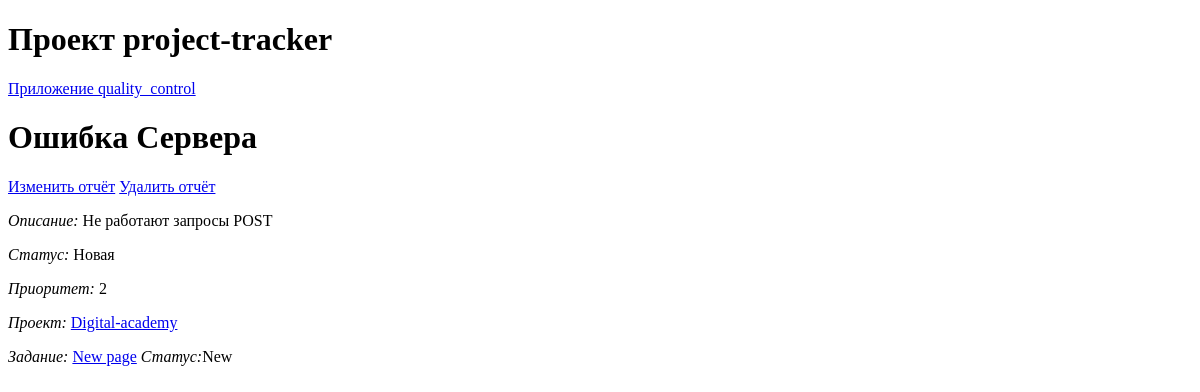
/bugs/1/, run on an earlier commit of the app's database.
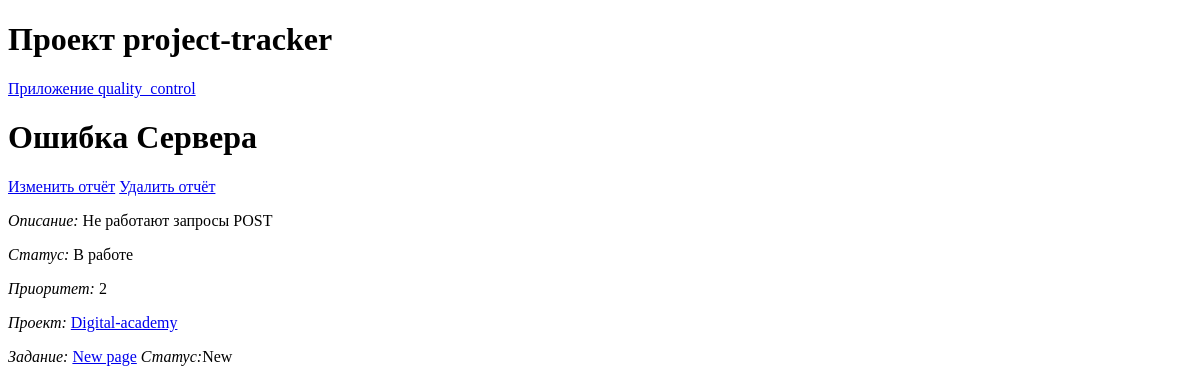
And on a later commit of the database.
### quality_control/models.py (models this page shows)
class BugReport(models.Model):
    STATUS_CHOICES = [('Новая', 'New'), ('В работе', 'In work'), ('Завершена', 'Finished'),]
    PRIORITY_CHOICES = [(1, 1), (2, 2), (3, 3), (4, 4), (5, 5)]
    title = models.CharField(max_length=100)
    description = models.TextField()
    project = models.ForeignKey(Project, related_name='BugReport', on_delete=models.CASCADE)
    task = models.ForeignKey(Task, related_name='BugReport', on_delete=models.SET_NULL, null=True, blank=True )
    status = models.CharField(max_length=50, choices=STATUS_CHOICES, default='Новая')
    priority = models.IntegerField(choices=PRIORITY_CHOICES, default=1)
    created_at = models.DateTimeField(auto_now_add=True)
    update_at = models.DateTimeField(auto_now=True)

### tasks/models.py (models this page shows, shortened)
class Project(models.Model):
    name = models.CharField(max_length=100)
    description = models.TextField()
    created_at = models.DateTimeField(auto_now=True)

class Task(models.Model):
    STATUS_CHOICES = [('New', 'Новая'), ('In_progress', 'В работе'), ('Completed', 'Завершена')]
    project = models.ForeignKey(Project, related_name='tasks', on_delete=models.CASCADE)
    name = models.CharField(max_length=50, default="Page of project")
    description = models.TextField()
    created_at = models.DateTimeField(auto_now_add=True)
    update_at = models.DateTimeField(auto_now=True)
    assignee = models.ForeignKey(User, related_name='tasks', on_delete=models.SET_NULL, null=True, blank=True)
    status = models.CharField(max_length=50, choices=STATUS_CHOICES, default='New')

### quality_control/views.py (the view)
# urls.py: path('bugs/<int:bug_id>/', views.bug_detail, name='bug_detail'),
def bug_detail(request, bug_id):
    bug = get_object_or_404(BugReport, id=bug_id)
    return render(request, 'quality_control/bug_detail.html', {'bug': bug})

### quality_control/templates/quality_control/bug_detail.html
{% extends 'base.html' %}
{% block content %}
<h1>{{bug.title}}</h1>
<p><a href="{% url 'quality_control:update_BugReport' bug.id%}">Изменить отчёт</a>   <a href="{% url 'quality_control:delete_BugReport' bug.id%}">Удалить отчёт</a></p>
    <p><i>Описание: </i> {{bug.description}}</p>
    <p><i>Статус: </i> {{bug.status}}</p>
    <p><i>Приоритет: </i> {{bug.priority}}</p>
    <p><i>Проект: </i> <a href="{% url 'tasks:project_detail' bug.project.id %}">{{ bug.project.name }}</a>  </p>
    <p><i>Задание: </i> <a href="{% url 'tasks:task_detail' bug.project.id bug.task.id %}">{{ bug.task.name }}</a>     <i>Статус:</i>{{bug.task.status}}</p>
{% endblock %}

What changed in the data, as far as the page shows it:
changed BugReport "Ошибка Сервера": status "Новая" → "В работе"
